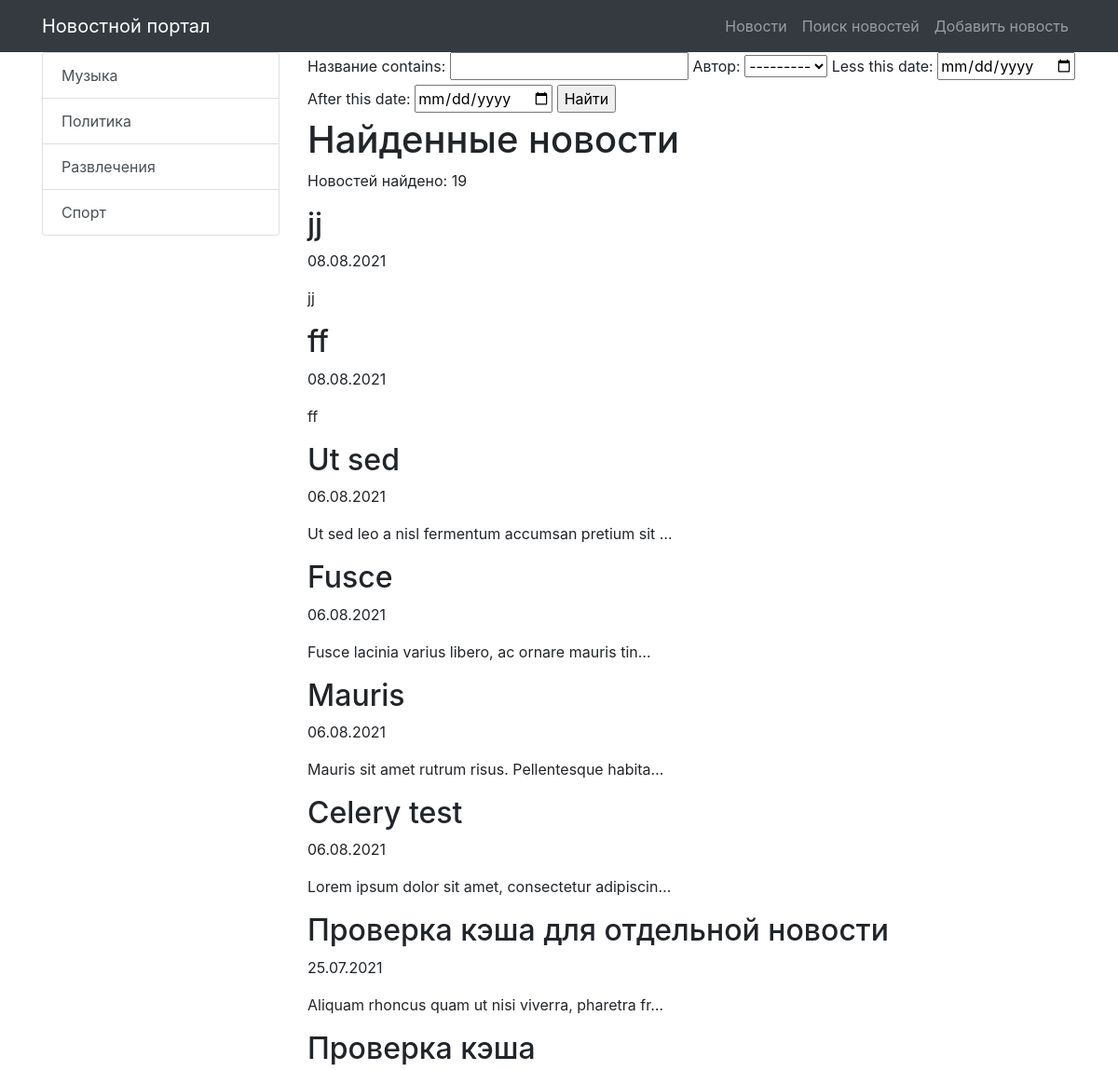
Page /news/search/ (upper part) on the earlier database version.
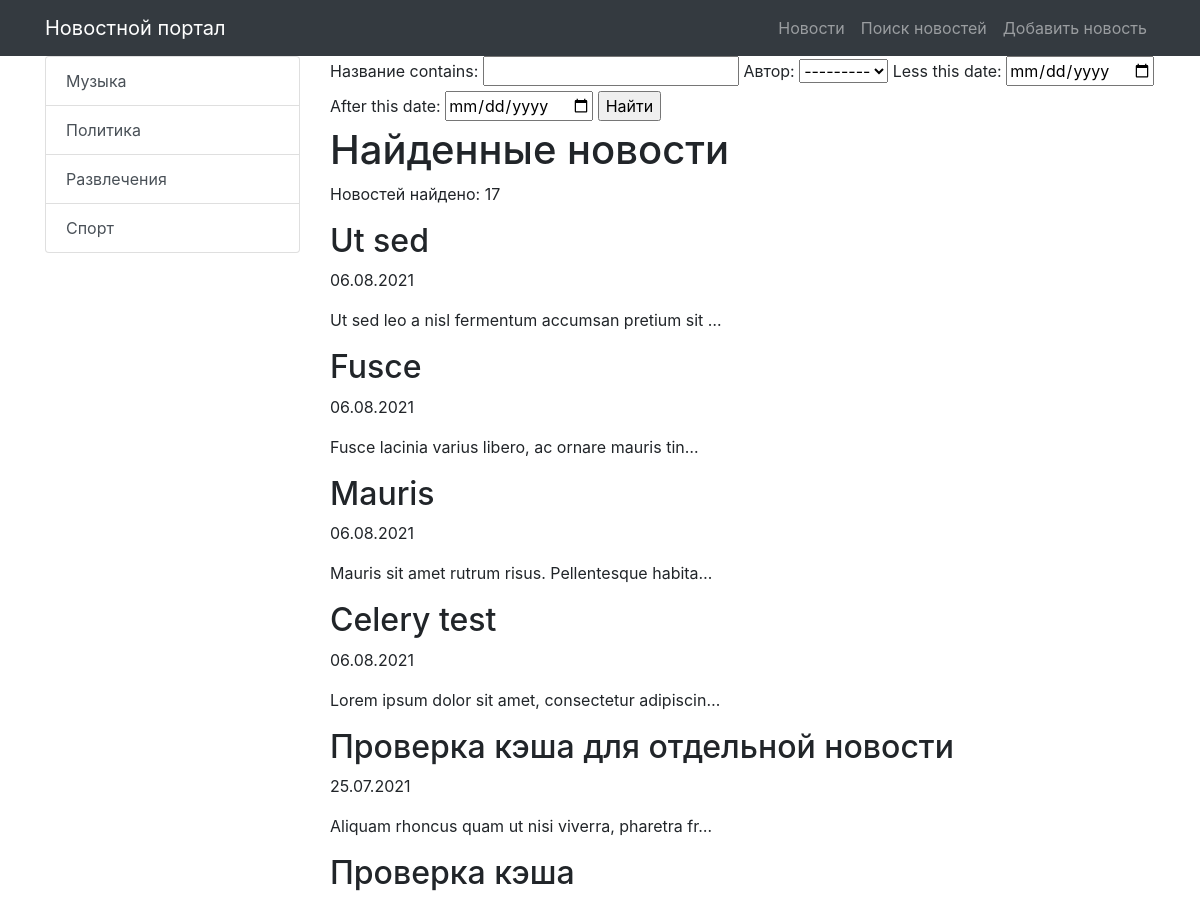
Same page on the later database version.
### news/models.py (models this page shows, shortened)
class Category(models.Model):
    title = models.CharField(max_length=255, unique=True, verbose_name='Название категории')
    subscribers = models.ManyToManyField(User)
    class Meta:
        verbose_name = 'Категория'
        verbose_name_plural = 'Категории'
        ordering = ['title']
    def get_absolute_url(self):
        return reverse('news_category', kwargs={'category_id': self.pk})

class Post(models.Model):
    TYPE = [
        ('Article', 'Статья'),
        ('News', 'Новость'),
    ]
    author = models.ForeignKey(Author, on_delete=models.CASCADE, verbose_name='Автор')
    category = models.ManyToManyField(Category, through='PostCategory')
    type = models.CharField(max_length=20, choices=TYPE, verbose_name='Тип поста', default='Article')
    creation_datetime = models.DateTimeField(auto_now_add=True, verbose_name='Дата публикации')
    title = models.CharField(max_length=255, verbose_name='Название')
    text = models.TextField(verbose_name='Содержание')
    rating = models.IntegerField(default=0, verbose_name='Рейтинг')
    class Meta:
        verbose_name = 'Пост'
        verbose_name_plural = 'Посты'
        ordering = ['-creation_datetime', 'title']

### news/views.py (the view)
# urls.py: path('search/', NewsSearch.as_view(), name='news_search'),
class NewsSearch(ListView):
    model = Post
    template_name = 'news/news_search.html'
    context_object_name = 'news'
    queryset = Post.objects.order_by('-creation_datetime')
    paginate_by = 5
    def get_context_data(self, **kwargs):
        context = super().get_context_data(**kwargs)
        context['posts_amount'] = len(Post.objects.all())
        context['filter'] = PostFilter(self.request.GET, queryset=self.get_queryset())
        context['categories'] = Category.objects.all()
        return context

### news/models.py (called while the page is built)
    def __str__(self):
        return f"{self.user}"

### news/templatetags/custom_filters.py (called while the page is built)
@register.filter(name='censor')
def censor(text, swearing):
    if swearing in text:
        return text.replace(swearing, '***')
    return text

### templates/news/news_search.html (shortened to what this page needs)
{% extends 'default.html' %}
{% load custom_filters %}
{% block content %}
    <form method="GET">
    {{ filter.form }}
    <input type="submit" value="Найти">
    </form>
    <h1>Найденные новости</h1>
    {% if news %}
    <p> Новостей найдено: {{ filter.qs | length }}</p>
        {% for news_one in filter.qs %}
            <h2>{{ news_one.title | censor:'очень_плохое_слово'}}</h2>
            <p>{{ news_one.creation_datetime | date:'d.m.Y'}}</p>
            <p>{{ news_one.text | censor:'очень_плохое_слово' | truncatechars:50}}</p>
        {% endfor %}
    {% else %}
        <h2>Новости не найдены</h2>
    {% endif %}
{% endblock content %}

### templates/default.html (shortened to what this page needs)
{% load static %}
<!DOCTYPE html>
<html lang="en">
<head>
    <link href="{% static 'vendor/bootstrap/css/bootstrap.min.css' %}" rel="stylesheet">
</head>
<body>
{% load cache %}
{% cache 30 nav %}
{% block nav %}
<nav class="navbar navbar-expand-lg navbar-dark bg-dark static-top">
    <div class="container">
        <a class="navbar-brand" href="/news/">Новостной портал</a>
        <div class="collapse navbar-collapse" id="navbarResponsive">
            <ul class="navbar-nav ml-auto">
                <li class="nav-item">
                    <a class="nav-link" href="/news/">Новости</a>
                </li>
                <li class="nav-item">
                    <a class="nav-link" href="{% url 'news_search' %}">Поиск новостей</a>
                </li>
                <li class="nav-item">
                    <a class="nav-link" href="{% url 'news_add' %}">Добавить новость</a>
                </li>
            </ul>
        </div>
    </div>
</nav>
{% endblock %}
{% endcache %}
<div class="container">
    <div class="row">
        <div class="col-md-3">
            <div class="list-group">
                {% for item in categories %}
                <a href="{{ item.get_absolute_url }}" class="list-group-item list-group-item-action">
                    {{ item.title }}
                </a>
                {% endfor %}
            </div>
        </div>
        <div class="col-md-9">
            {% block content %}
            {% endblock content %}
        </div>
    </div>
</div>
</body>
</html>

Differences in the rows shown:
removed Post: title|censor "jj", creation_datetime "08.08.2021", text|censor "jj"
removed Post: title|censor "ff", creation_datetime "08.08.2021", text|censor "ff"
Other differences:
{{ filter.qs | length }}: "19" → "17"
